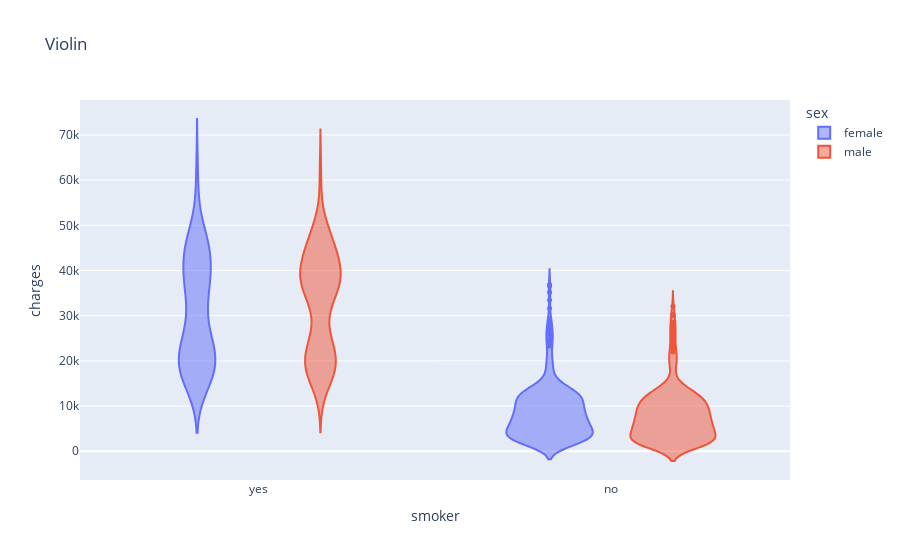

Here is the notebook cell this chart was saved with:
### Code cell
fig = px.violin(medical_df,
                 x='smoker',
                 y='charges',
                 color='sex',
                #  opacity=0.8,
                 hover_data='sex',
                 title='Violin')
fig.update_traces(marker_size=5)
fig.show()

### Figure 1 — Plotly figure (JSON) as saved in the notebook; plotly's stock layout.template omitted (floating-point values rounded to 4 significant figures; data arrays with more than 128 entries replaced by an {"elided": "..."} marker saying what was removed)
{"data": [{"alignmentgroup": "True", "box": {"visible": false}, "customdata": {"elided": "662x1 str values"}, "hovertemplate": "sex=%{customdata[0]}<br>smoker=%{x}<br>charges=%{y}<extra></extra>", "legendgroup": "female", "marker": {"color": "#636efa", "size": 5}, "name": "female", "offsetgroup": "female", "orientation": "v", "scalegroup": "True", "showlegend": true, "type": "violin", "x": {"elided": "662 str values"}, "x0": " ", "xaxis": "x", "y": {"elided": "662 float values"}, "y0": " ", "yaxis": "y"}, {"alignmentgroup": "True", "box": {"visible": false}, "customdata": {"elided": "676x1 str values"}, "hovertemplate": "sex=%{customdata[0]}<br>smoker=%{x}<br>charges=%{y}<extra></extra>", "legendgroup": "male", "marker": {"color": "#EF553B", "size": 5}, "name": "male", "offsetgroup": "male", "orientation": "v", "scalegroup": "True", "showlegend": true, "type": "violin", "x": {"elided": "676 str values"}, "x0": " ", "xaxis": "x", "y": {"elided": "676 float values"}, "y0": " ", "yaxis": "y"}], "layout": {"legend": {"title": {"text": "sex"}, "tracegroupgap": 0}, "title": {"text": "Violin"}, "violinmode": "group", "xaxis": {"anchor": "y", "domain": [0, 1], "title": {"text": "smoker"}}, "yaxis": {"anchor": "x", "domain": [0, 1], "title": {"text": "charges"}}}}
